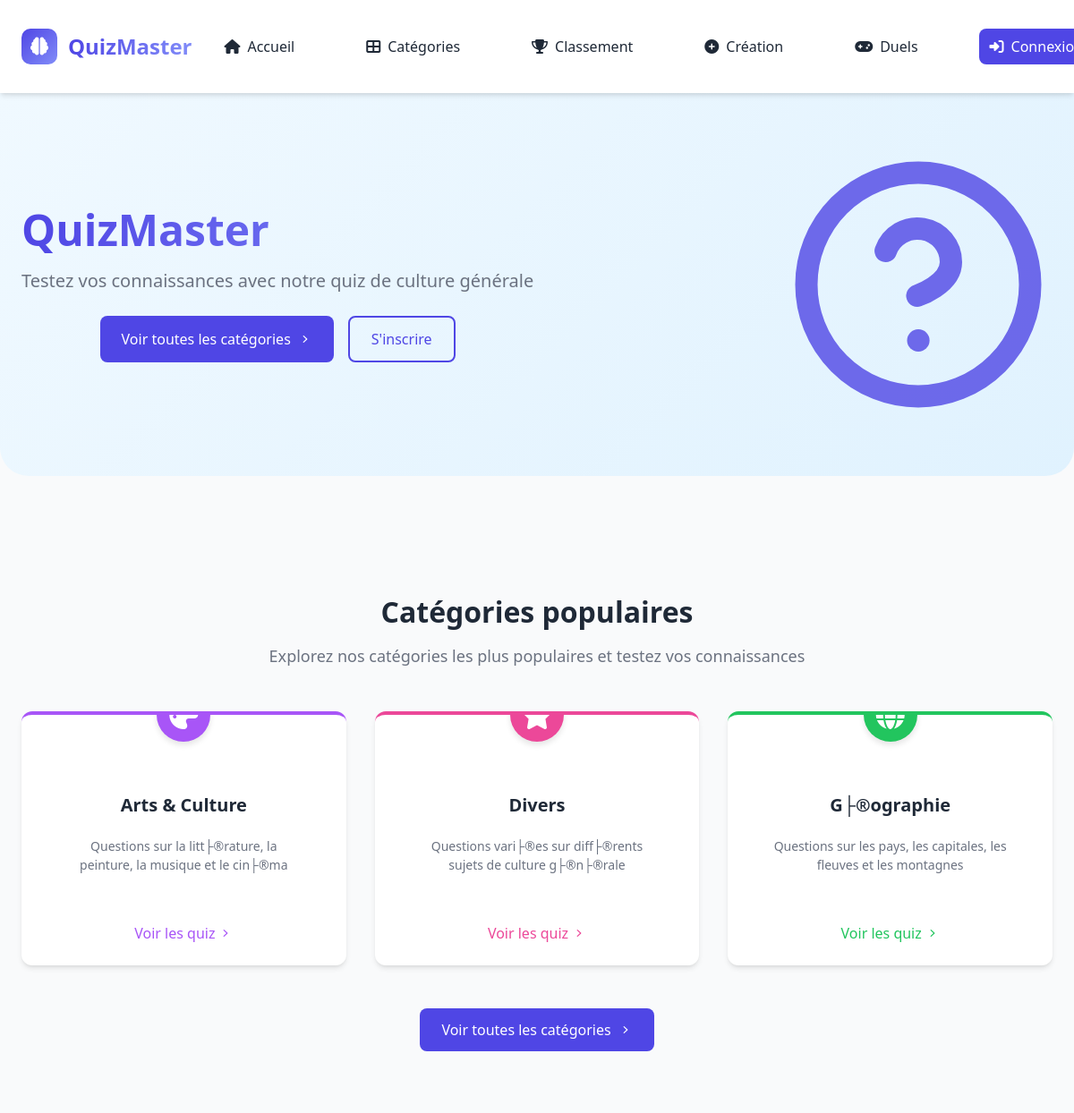
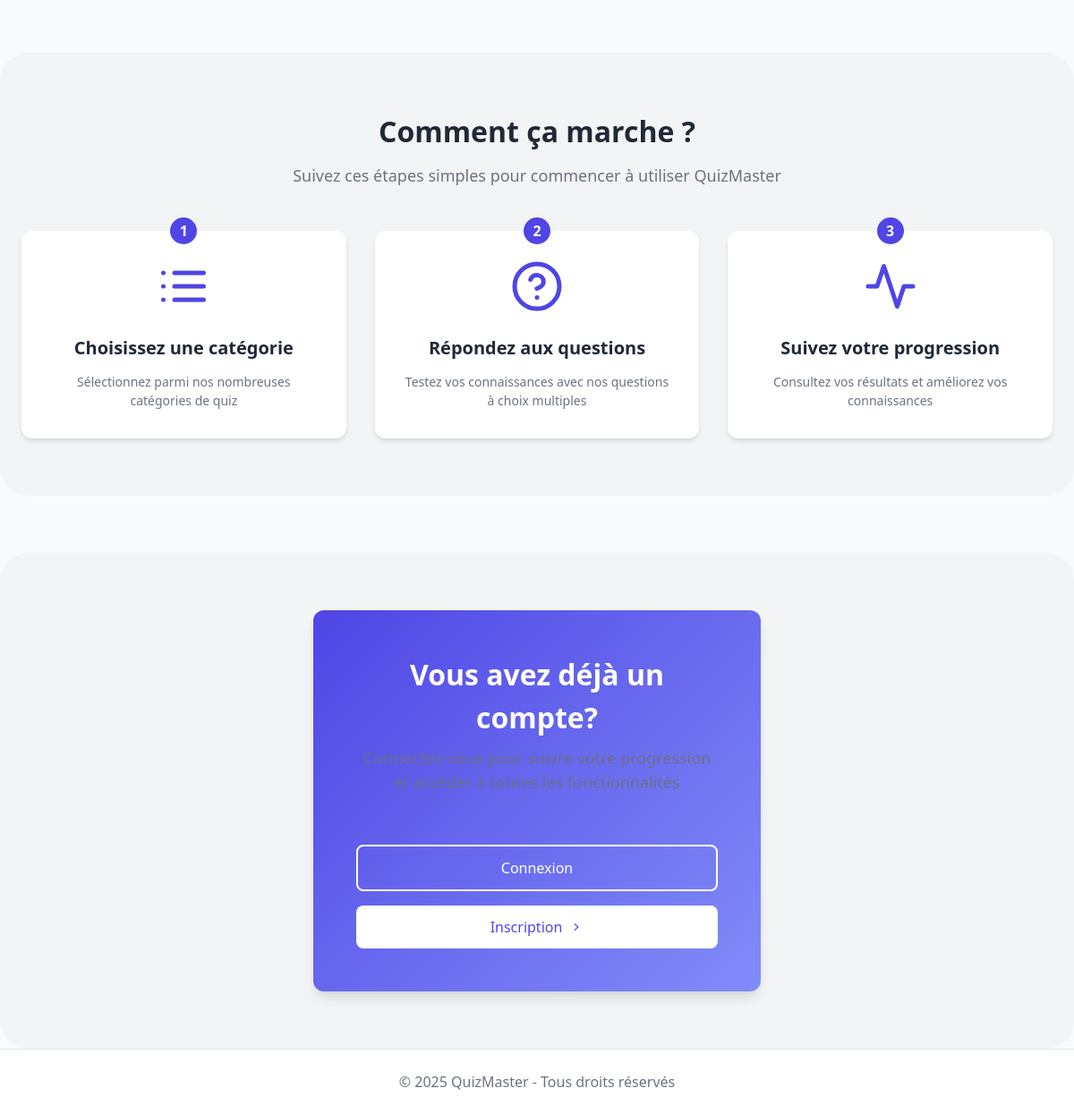
The page / on the database its author committed (2 pictures, top to bottom).
### tables this page shows
CREATE TABLE `categories` (
  `id` int NOT NULL AUTO_INCREMENT,
  `nom` varchar(50) NOT NULL,
  `description` text NOT NULL,
  `icone` varchar(50) NOT NULL,
  `couleur` varchar(20) NOT NULL,
  `active` tinyint(1) DEFAULT '1',
  PRIMARY KEY (`id`)
);

### includes/functions.php (called while the page is built, shortened)
<?php
function estConnecte() {
    return isset($_SESSION['utilisateur_id']);
}
?>

### index.php (the view, shortened to what this page needs)
<?php
require_once 'includes/header.php';
$database = new Database();
$db = $database->connect();
$query = "SELECT * FROM categories ORDER BY nom LIMIT 3";
$stmt = $db->prepare($query);
$stmt->execute();
$categories_populaires = $stmt->fetchAll();
?>
<main class="home-page">
    <section class="hero-section">
        <div class="hero-container">
            <div class="hero-content">
                <h1 class="hero-title">QuizMaster</h1>
                <p class="hero-description">Testez vos connaissances avec notre quiz de culture générale</p>
                <div class="hero-buttons">
                    <a href="categorie.php" class="btn btn-primary">
                        <span>Voir toutes les catégories</span>
                        <svg xmlns="http://www.w3.org/2000/svg" viewBox="0 0 20 20" fill="currentColor" class="btn-icon">
                            <path fill-rule="evenodd" d="M7.21 14.77a.75.75 0 01.02-1.06L11.168 10 7.23 6.29a.75.75 0 111.04-1.08l4.5 4.25a.75.75 0 010 1.08l-4.5 4.25a.75.75 0 01-1.06-.02z" clip-rule="evenodd" />
                        </svg>
                    </a>
                    <?php if (!estConnecte()): ?>
                        <a href="register.php" class="btn btn-outline">
                            <span>S'inscrire</span>
                        </a>
                    <?php endif; ?>
                </div>
            </div>
            <div class="hero-image">
            </div>
        </div>
    </section>
    <section class="categories-section">
        <div class="container">
            <div class="section-header">
                <h2 class="section-title">Catégories populaires</h2>
                <p class="section-description">Explorez nos catégories les plus populaires et testez vos connaissances</p>
            </div>
            <div class="categories-grid">
                <?php foreach ($categories_populaires as $categorie): ?>
                    <div class="category-card" style="--category-color: <?= $categorie['couleur'] ?>">
                        <div class="category-icon">
                            <i class="fas <?= $categorie['icone'] ?>"></i>
                        </div>
                        <div class="category-content">
                            <h3 class="category-title"><?= htmlspecialchars($categorie['nom']) ?></h3>
                            <p class="category-description"><?= htmlspecialchars($categorie['description']) ?></p>
                            <a href="categorie.php?id=<?= $categorie['id'] ?>" class="category-link">
                                <span>Voir les quiz</span>
                                <svg xmlns="http://www.w3.org/2000/svg" viewBox="0 0 20 20" fill="currentColor" class="category-link-icon">
                                    <path fill-rule="evenodd" d="M7.21 14.77a.75.75 0 01.02-1.06L11.168 10 7.23 6.29a.75.75 0 111.04-1.08l4.5 4.25a.75.75 0 010 1.08l-4.5 4.25a.75.75 0 01-1.06-.02z" clip-rule="evenodd" />
                                </svg>
                            </a>
                        </div>
                    </div>
                <?php endforeach; ?>
            </div>
            <div class="view-all">
                <a href="categorie.php" class="btn btn-primary">
                    <span>Voir toutes les catégories</span>
                    <svg xmlns="http://www.w3.org/2000/svg" viewBox="0 0 20 20" fill="currentColor" class="btn-icon">
                        <path fill-rule="evenodd" d="M7.21 14.77a.75.75 0 01.02-1.06L11.168 10 7.23 6.29a.75.75 0 111.04-1.08l4.5 4.25a.75.75 0 010 1.08l-4.5 4.25a.75.75 0 01-1.06-.02z" clip-rule="evenodd" />
                    </svg>
                </a>
            </div>
        </div>
    </section>
    <section class="how-it-works-section">
        <div class="container">
            <div class="section-header">
                <h2 class="section-title">Comment ça marche ?</h2>
                <p class="section-description">Suivez ces étapes simples pour commencer à utiliser QuizMaster</p>
            </div>
            <div class="steps-container">
                <div class="step-card">
                    <div class="step-number">1</div>
                    <div class="step-icon">
                    </div>
                    <h3 class="step-title">Choisissez une catégorie</h3>
                    <p class="step-description">Sélectionnez parmi nos nombreuses catégories de quiz</p>
                </div>
                <div class="step-card">
                    <div class="step-number">2</div>
                    <div class="step-icon">
                        <svg xmlns="http://www.w3.org/2000/svg" viewBox="0 0 24 24" fill="none" stroke="currentColor" stroke-width="2" stroke-linecap="round" stroke-linejoin="round">
                            <circle cx="12" cy="12" r="10"></circle>
                            <path d="M9.09 9a3 3 0 0 1 5.83 1c0 2-3 3-3 3"></path>
                            <line x1="12" y1="17" x2="12.01" y2="17"></line>
                        </svg>
                    </div>
                    <h3 class="step-title">Répondez aux questions</h3>
                    <p class="step-description">Testez vos connaissances avec nos questions à choix multiples</p>
                </div>
                <div class="step-card">
                    <div class="step-number">3</div>
                    <div class="step-icon">
                        <svg xmlns="http://www.w3.org/2000/svg" viewBox="0 0 24 24" fill="none" stroke="currentColor" stroke-width="2" stroke-linecap="round" stroke-linejoin="round">
                            <path d="M22 12h-4l-3 9L9 3l-3 9H2"></path>
                        </svg>
                    </div>
                    <h3 class="step-title">Suivez votre progression</h3>
                    <p class="step-description">Consultez vos résultats et améliorez vos connaissances</p>
                </div>
            </div>
        </div>
    </section>
    <?php if (!estConnecte()): ?>
    <section class="cta-section">
        <div class="container">
            <div class="cta-card">
                <div class="cta-content">
                    <h2 class="cta-title">Vous avez déjà un compte?</h2>
                    <p class="cta-description">Connectez-vous pour suivre votre progression et accéder à toutes les fonctionnalités</p>
                </div>
                <div class="cta-buttons">
                    <a href="register.php" class="btn btn-outline">Connexion</a>
                    <a href="register.php" class="btn btn-primary">
                        <span>Inscription</span>
                        <svg xmlns="http://www.w3.org/2000/svg" viewBox="0 0 20 20" fill="currentColor" class="btn-icon">
                            <path fill-rule="evenodd" d="M7.21 14.77a.75.75 0 01.02-1.06L11.168 10 7.23 6.29a.75.75 0 111.04-1.08l4.5 4.25a.75.75 0 010 1.08l-4.5 4.25a.75.75 0 01-1.06-.02z" clip-rule="evenodd" />
                        </svg>
                    </a>
                </div>
            </div>
        </div>
    </section>
    <?php endif; ?>
</main>
<?php require_once 'includes/footer.php'; ?>

### assets/css/style.css (style rules this page uses)
:root { --primary-color: #3b82f6; --primary-dark: #2563eb; --primary-light: #93c5fd; --secondary-color: #6b7280; --success-color: #22c55e; --danger-color: #ef4444; --warning-color: #eab308; --background-color: #f9fafb; --card-background: #ffffff; --text-color: #1f2937; --text-light: #6b7280; --border-color: #e5e7eb; --border-radius: 0.5rem; --shadow: 0 1px 3px 0 rgba(0, 0, 0, 0.1), 0 1px 2px 0 rgba(0, 0, 0, 0.06); --shadow-md: 0 4px 6px -1px rgba(0, 0, 0, 0.1), 0 2px 4px -1px rgba(0, 0, 0, 0.06); --shadow-lg: 0 10px 15px -3px rgba(0, 0, 0, 0.1), 0 4px 6px -2px rgba(0, 0, 0, 0.05); --transition: all 0.3s ease; }
*, *::before, *::after { box-sizing: border-box; margin: 0; padding: 0; }
body { font-family: 'Segoe UI', Tahoma, Geneva, Verdana, sans-serif; line-height: 1.5; color: var(--text-color); background-color: var(--background-color); }
a { color: var(--primary-color); text-decoration: none; transition: var(--transition); }
.container { width: 100%; max-width: 1200px; margin: 0 auto; padding: 0 1rem; }
main { min-height: calc(100vh - 140px); }
.btn { display: inline-block; padding: 0.5rem 1rem; border-radius: var(--border-radius); font-weight: 500; text-align: center; border: 1px solid transparent; transition: var(--transition); cursor: pointer; }
.btn-primary { background-color: var(--primary-color); color: white; }
.btn-outline { background-color: transparent; border-color: var(--primary-color); color: var(--primary-color); }
.hero-content h1 { font-size: 3rem; margin-bottom: 1rem; }
.hero-content p { font-size: 1.25rem; max-width: 600px; margin: 0 auto 1.5rem; }
.hero-buttons { display: flex; justify-content: center; gap: 1rem; }
.categories-grid { display: grid; grid-template-columns: repeat(auto-fill, minmax(300px, 1fr)); gap: 2rem; }
.category-card { background-color: var(--card-background); border-radius: var(--border-radius); box-shadow: var(--shadow); overflow: hidden; transition: var(--transition); }
.category-icon { background-color: rgba(var(--category-color, 59, 130, 246), 0.1); color: var(--category-color, var(--primary-color)); padding: 1.5rem; text-align: center; }
.category-icon i { font-size: 2rem; }
.category-card h3 { padding: 1rem 1.5rem 0; }
.category-card p { padding: 0.5rem 1.5rem 1rem; color: var(--text-light); min-height: 80px; }
.view-all { text-align: center; margin-top: 2rem; }
.step-icon { font-size: 2rem; color: var(--primary-color); margin-bottom: 1rem; }
.cta-card { background-color: var(--card-background); border-radius: var(--border-radius); box-shadow: var(--shadow); padding: 2rem; text-align: center; max-width: 500px; margin: 0 auto; }
.cta-card h2 { margin-bottom: 0.5rem; }
.cta-card p { margin-bottom: 1.5rem; color: var(--text-light); }
.cta-buttons { display: flex; justify-content: center; gap: 1rem; }
.categories-section { padding: 2rem 0 4rem; }
.section-description { text-align: center; color: var(--text-light); margin-bottom: 2rem; }

### includes/header.php (style rules this page uses)
:root { --primary-color: #4f46e5; --primary-hover: #4338ca; --primary-light: rgba(79, 70, 229, 0.1); --secondary-color: #10b981; --text-color: #1f2937; --text-muted: #6b7280; --background-color: #f9fafb; --card-background: #ffffff; --border-color: #e5e7eb; --border-radius: 12px; --shadow-sm: 0 1px 2px 0 rgba(0, 0, 0, 0.05); --shadow: 0 4px 6px -1px rgba(0, 0, 0, 0.1), 0 2px 4px -1px rgba(0, 0, 0, 0.06); --shadow-lg: 0 10px 15px -3px rgba(0, 0, 0, 0.1), 0 4px 6px -2px rgba(0, 0, 0, 0.05); --transition: all 0.3s ease; --font-sans: system-ui, -apple-system, BlinkMacSystemFont, 'Segoe UI', Roboto, 'Helvetica Neue', Arial, sans-serif; }

### rows shown on the page
categories: nom "Arts & Culture", description "Questions sur la litt├®rature, la peinture, la musique et le cin├®ma"
categories: nom "Divers", description "Questions vari├®es sur diff├®rents sujets de culture g├®n├®rale"
categories: nom "G├®ographie", description "Questions sur les pays, les capitales, les fleuves et les montagnes"

### other values the page prints
APP_NAME "QuizMaster"
